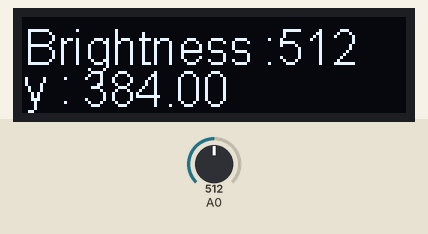
A program run on a simulated ESP8266 (NodeMCU). Shown: 128×32 one-colour display. Inputs (shaded band) come from the test bench; at power-on: A0 = 512. What the program prints to the serial monitor is not drawn.

Above: at 1.8 s.
1.9 s: A0 set to 716
At 2.8 s:
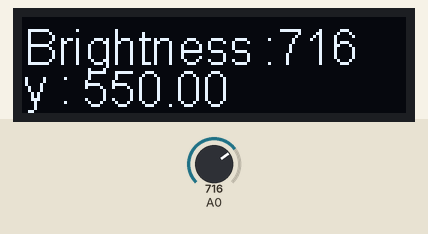
4.5 s: A0 set to 900
At 5.8 s:
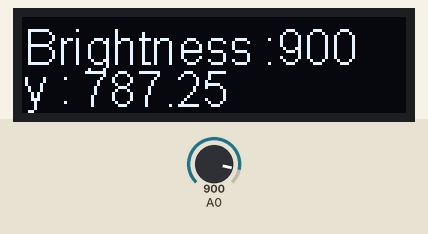
7.5 s: A0 set to 1023
At 8.8 s:
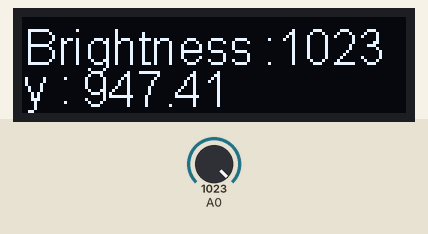
Timing chart, 0 to 10.5 s (numbered marks = the images above; inputs shaded):
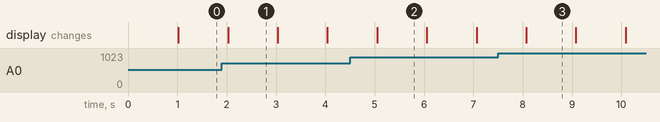

Measured:
- what the display in image 1 shows lasts 1.0 s, from 2.0 s to 3.0 s

The program:

main.cpp
```cpp
#include <Arduino.h>
#include <SSD1306.h>
SSD1306         display(0x3c, 4, 5, GEOMETRY_128_32);

float y = 0;
int alpha = 0.5;
int val = 0; // AD 변환값을 저장할 변수
void setup() {
 Serial.begin(115200);
 display.init();
 display.flipScreenVertically();
 display.setFont(ArialMT_Plain_16);
 //display.drawString(1, 1, "Hello World"); (좌우 위치, 위아래 위치, 넣을 문장)
 //display.display();
}
void loop()
{
 val = analogRead(0); // 아날로그 0번 핀 (VR) 값을 입력
 Serial.println(val);
 y = val*0.5+(1-0.5)*y;  // alpha = 0.5, x = 현재값)
 display.drawString(1, 1, "Brightness :");
 display.drawString(1, 14, "y :");
 display.drawString(85, 1, (String)val);
 display.drawString(20, 15, (String)y);
 display.display();
 delay(1000);
 display.clear();

}
```
